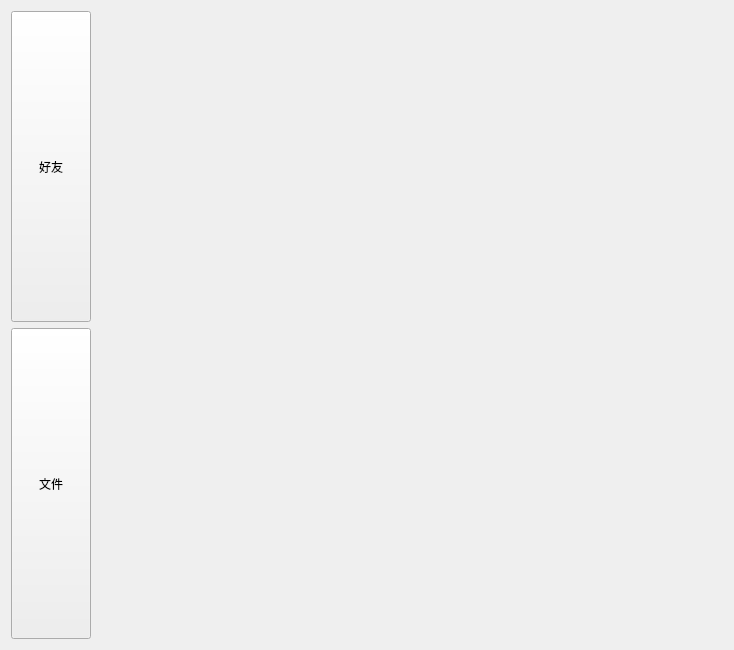
<?xml version="1.0" encoding="UTF-8"?>
<ui version="4.0">
 <class>Index</class>
 <widget class="QWidget" name="Index">
  <property name="geometry">
   <rect>
    <x>0</x>
    <y>0</y>
    <width>734</width>
    <height>650</height>
   </rect>
  </property>
  <property name="windowTitle">
   <string>主页面</string>
  </property>
  <layout class="QHBoxLayout" name="horizontalLayout">
   <item>
    <layout class="QVBoxLayout" name="verticalLayout">
     <item>
      <widget class="QPushButton" name="friend_PB">
       <property name="sizePolicy">
        <sizepolicy hsizetype="Minimum" vsizetype="Expanding">
         <horstretch>0</horstretch>
         <verstretch>0</verstretch>
        </sizepolicy>
       </property>
       <property name="text">
        <string>好友</string>
       </property>
      </widget>
     </item>
     <item>
      <widget class="QPushButton" name="file_PB">
       <property name="sizePolicy">
        <sizepolicy hsizetype="Minimum" vsizetype="Expanding">
         <horstretch>0</horstretch>
         <verstretch>0</verstretch>
        </sizepolicy>
       </property>
       <property name="text">
        <string>文件</string>
       </property>
      </widget>
     </item>
    </layout>
   </item>
   <item>
    <widget class="QStackedWidget" name="stackedWidget">
     <property name="sizePolicy">
      <sizepolicy hsizetype="Preferred" vsizetype="Expanding">
       <horstretch>0</horstretch>
       <verstretch>0</verstretch>
      </sizepolicy>
     </property>
     <widget class="Friend" name="friendpage"/>
     <widget class="File" name="filepage"/>
    </widget>
   </item>
  </layout>
 </widget>
 <customwidgets>
  <customwidget>
   <class>Friend</class>
   <extends>QWidget</extends>
   <header>friend.h</header>
   <container>1</container>
  </customwidget>
  <customwidget>
   <class>File</class>
   <extends>QWidget</extends>
   <header>file.h</header>
   <container>1</container>
  </customwidget>
 </customwidgets>
 <resources/>
 <connections/>
</ui>
